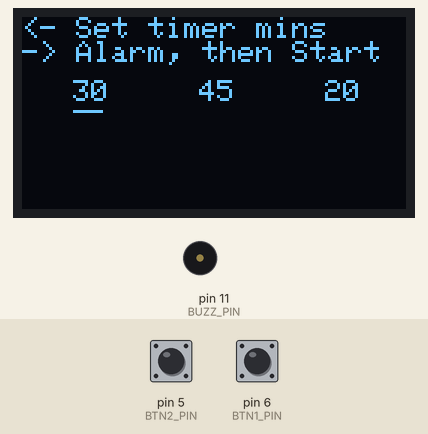
Recording of a sketch running on a simulated Arduino Uno, built with avr-gcc and run on an emulated ATmega328P. Parts: 128×64 one-colour display, buzzer (waves = sounding, pin HIGH). The test bench sets the inputs (shaded band); at power-on: pin 5 (BTN2_PIN) HIGH, pin 6 (BTN1_PIN) HIGH. The display library's start-up logo is not drawn.

Above: at 2.3 s.
2.4 s: pin 5 (BTN2_PIN) pulled LOW for 0.15 s
At 2.75 s:
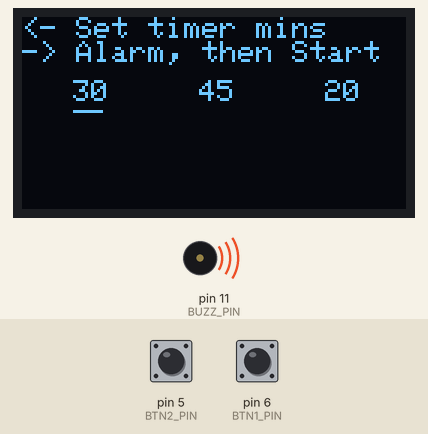
5.5 s: pin 5 (BTN2_PIN) pulled LOW for 1 s
At 8.9 s:
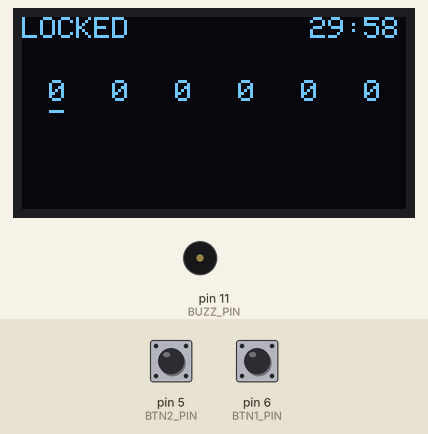
9.5 s: pin 6 (BTN1_PIN) pulled LOW for 3.2 s
At 13.1 s:
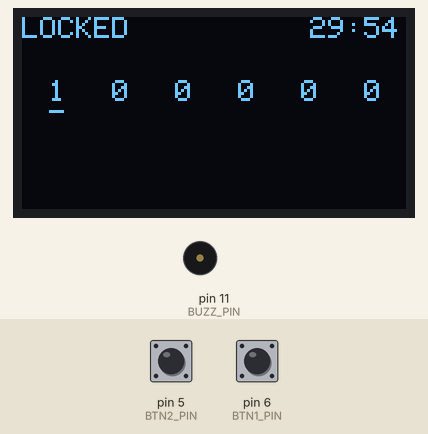
15.2 s: pin 6 (BTN1_PIN) pulled LOW for 0.15 s
At 15.7 s:
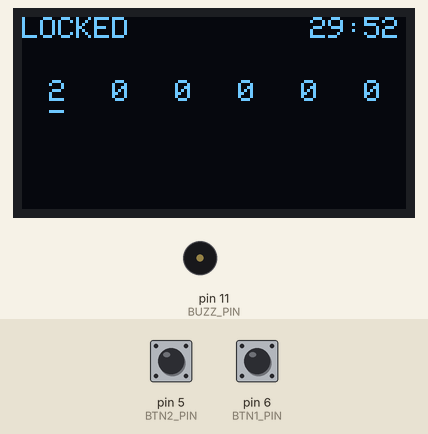
Timing chart, 0 to 18.2 s (numbered marks = the images above; inputs shaded):
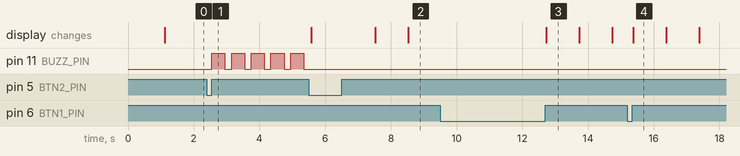

The sketch:

door-lock-timer.ino
```cpp
#include <Adafruit_GFX.h>
#include <gfxfont.h>
#include <Adafruit_SSD1306.h>

Adafruit_SSD1306 display = Adafruit_SSD1306();

// Pins
#define BTN1_PIN 6
#define BTN2_PIN 5
#define BUZZ_PIN 11

// Can be used to set the code back to all 0 when entered incorrectly
#define RESET_ON_FAIL false

// Choices for how long the timer should be
const byte minute_length = 3;
const byte minute_options[minute_length] = { 30, 45, 20 };

// Door lock code
const byte code_length = 6;
const byte combination[code_length] = { 7, 3, 4, 9, 3, 1 };

// Selected timer minutes
byte selected_minutes = 0;

// Active digit of the code
byte code_digit;
// The entered code
byte code[code_length] = {};

byte stage = 0;
/*
 * 0 - Waiting to start, change timer minutes
 * 1 - Alarm, then wait for timer start
 * 2 - Locked
 * 3 - Unlocked
 * 4 - FAIL
 */

// Millisecond value of when the timer started
unsigned long start_time = 0;
// When the display timer was last updated. Only update every second so there is no flickering
unsigned long timer_updated = 0;

// Timer ran out without code being unlocked. Stop everything.
bool died = false;

void setup() {
  // Get the display ready
  display.begin( SSD1306_SWITCHCAPVCC, 0x3C );
  display.display();
  delay( 1000 );
  display.clearDisplay();
  display.display();
  display.setTextSize( 1 );
  display.setTextColor( WHITE );

  // Setup the pins
  pinMode( BTN1_PIN, INPUT_PULLUP );
  pinMode( BTN2_PIN, INPUT_PULLUP );
  pinMode( BUZZ_PIN, OUTPUT );
  digitalWrite( BUZZ_PIN, LOW );

  reset_code();
  update_display();
}

void loop() {
  if ( 4 != stage ) {
    // Act if either button was pressed
    check_buttons();

    // Update every second for the timer
    if ( stage > 1 and timer_updated and ( millis() - timer_updated ) > 1000 ) {
      update_display();
    }
  } else if ( ! died ) {
    // Timer just ran out
    update_display();
    digitalWrite( BUZZ_PIN, HIGH );
    delay( 3000 );
    digitalWrite( BUZZ_PIN, LOW );

      died = true;
  }
}

// Set the code back to all 0s
void reset_code() {
  for ( int i = 0; i < code_length; i++ ) {
    code[i] = 0;
  }

  code_digit = 0;
}


// Generic function for displaying a list of selections and an underline to show which one is selected
void display_selections(
    byte display_width,     // Pixel width of the display
    byte char_width,        // Pixel width of a single character
    byte display_y,         // Pixel row where the selections will be printed
    byte selections[],      // Array of selections
    byte selections_length, // Number of items in the array
    byte selection_chars,   // How many characters is a selection
    byte selection_index    // Array index of the selected item
  ) {

  // Determine spacing for the selections
  byte side_margin = ( display_width % selections_length ) / 2;
  byte selection_space = ( display_width - ( 2 * side_margin ) ) / selections_length;
  byte selection_margin = ( selection_space - ( selection_chars * char_width ) ) / 2;

  // Display each selection
  for ( int i = 0; i < selections_length; i++ ) {
    display.setCursor( side_margin + selection_margin + ( i * selection_space ), display_y );
    display.print( selections[i] );
  }

  // Underline the selected item
  byte underscore_x = side_margin + selection_margin + ( selection_index * selection_space );
  for ( int i = 0; i < selection_chars; i++ ) {
    display.setCursor( underscore_x + ( i * char_width ), display_y + 4 );
    display.print( '_' );
  }

  display.display();
}

// Update the display with various messages depending on the stage
void update_display() {
  display.setCursor( 0, 0 );

  switch ( stage ) {
    case 0:
      display.clearDisplay();
      display.print( "<- Set timer mins\n-> Alarm, then Start" );
      display_selections( 128, 5, 21, minute_options, minute_length, 2, selected_minutes );
      break;
    case 1:
    case 2:
      display.clearDisplay();
      display.print( "LOCKED" );
      display_timer();
      display_selections( 128, 5, 21, code, code_length, 1, code_digit );
      break;

    case 3:
      display.clearDisplay();
      display.print( "UNLOCKED" );
      display.setCursor( 0, 16 );
      display.print( "CONGRATULATIONS!" );
      display.setCursor( 0, 24 );
      display.print( "YOU HAVE ESCAPED!" );
      break;

    case 4:
      display.clearDisplay();
      display.print( "TIMES UP..." );
      display.setCursor( 0, 24 );
      display.print( "YOU DIED!" );
    default:

      break;
  }

  display.setCursor( 0, 0 );
  display.display();
}

// Show the timer
void display_timer() {
  int elapsed = 0;
  int timer_seconds = 60 * minute_options[selected_minutes];

  // Upper right of the screen
  display.setCursor( 96, 0 );

  // Make sure the timer has started
  if ( start_time > 0 ) {
    elapsed = ( millis() - start_time ) / 1000;
  }

  if ( elapsed >= timer_seconds ) {
    // Time ran out
    stage = 4;
  } else {
    int minutes = ( timer_seconds - elapsed ) / 60;
    if ( minutes < 10 ) {
      display.print( '0' ); // Leading 0
    }
    display.print( minutes );
    display.print( ':' );
    int seconds = timer_seconds - elapsed - ( 60 * minutes );
    if ( seconds < 10 ) {
      display.print( '0' ); // Leading 0
    }
    display.print( seconds );
  }

  timer_updated = millis();
}

// Check to see if the buttons have been pressed
void check_buttons() {
  if ( 0 == stage or 2 == stage ) {
    bool btn1 = digitalRead( BTN1_PIN );
    if ( btn1 == LOW ) {
      // Wait for release, to prevent multiple presses
      while ( btn1 == LOW ) {
        btn1 = digitalRead( BTN1_PIN );
      }

      if ( 0 == stage ) {
        // Toggle which minutes value is selected
        selected_minutes++;

        if ( selected_minutes == minute_length ) {
          selected_minutes = 0;
        }
      } else {
        // Alter the number for the selected code digit
        if ( 9 == code[code_digit] ) {
          code[code_digit] = 0;
        } else {
          code[code_digit]++;
        }
      }

      update_display();
    }
  }

  bool btn2 = digitalRead( BTN2_PIN );
  if ( btn2 == LOW ) {
    // Wait for release, to prevent multiple presses
    while ( btn2 == LOW ) {
      btn2 = digitalRead( BTN2_PIN );
    }

    switch ( stage ) {
      case 0:
        // Sound the alarm!
        for ( int i = 0; i < 5; i++ ) {
          digitalWrite( BUZZ_PIN, HIGH );
          delay( 400 );
          digitalWrite( BUZZ_PIN, LOW );
          delay( 200 );
        }
        stage++;
        update_display();
        break;

      case 1:
        // Start the timer
        stage++;
        start_time = millis();

        update_display();
        break;

      case 2:
        // Toggle the active code digit or check the code at the end
        code_digit++;

        if ( code_digit == code_length ) {
          if ( code_is_valid() ) {
            stage++;
          } else {
            code_digit = 0;
          }
        }

        update_display();

        break;

      case 3:
      default:
        break;
    }
  }
}

// Determines if the code matches the combination
bool code_is_valid() {
  for ( int i = 0; i < code_length; i++ ) {
    if ( code[i] != combination[i] ) {
      // Buzz "womp-womp" type alert when wrong
      for ( int i = 0; i < 2; i++ ) {
        digitalWrite( BUZZ_PIN, HIGH );
        delay( 100 );
        digitalWrite( BUZZ_PIN, LOW );
        delay( 50 );
      }

      if ( RESET_ON_FAIL ) {
        reset_code();
      }

      return false;
    }
  }

  // Play a quick series of sounds for correct, as if the door is unlocking
  for ( int i = 0; i < 20; i++ ) {
    digitalWrite( BUZZ_PIN, HIGH );
    delay( 10 );
    digitalWrite( BUZZ_PIN, LOW );
    delay( 30 );
  }

  return true;
}
```

Measured:
- after the input at 2.4 s, pin 11 (BUZZ_PIN): alternates HIGH for 0.40 s and LOW for 0.20 s, starting after 0.15 s
- after the input at 5.5 s, the display: first differs from a run without the input after 2.0 s (image 2 shows a later state)
- what the display in image 3 shows lasts 1.0 s, from 12.7 s to 13.7 s
